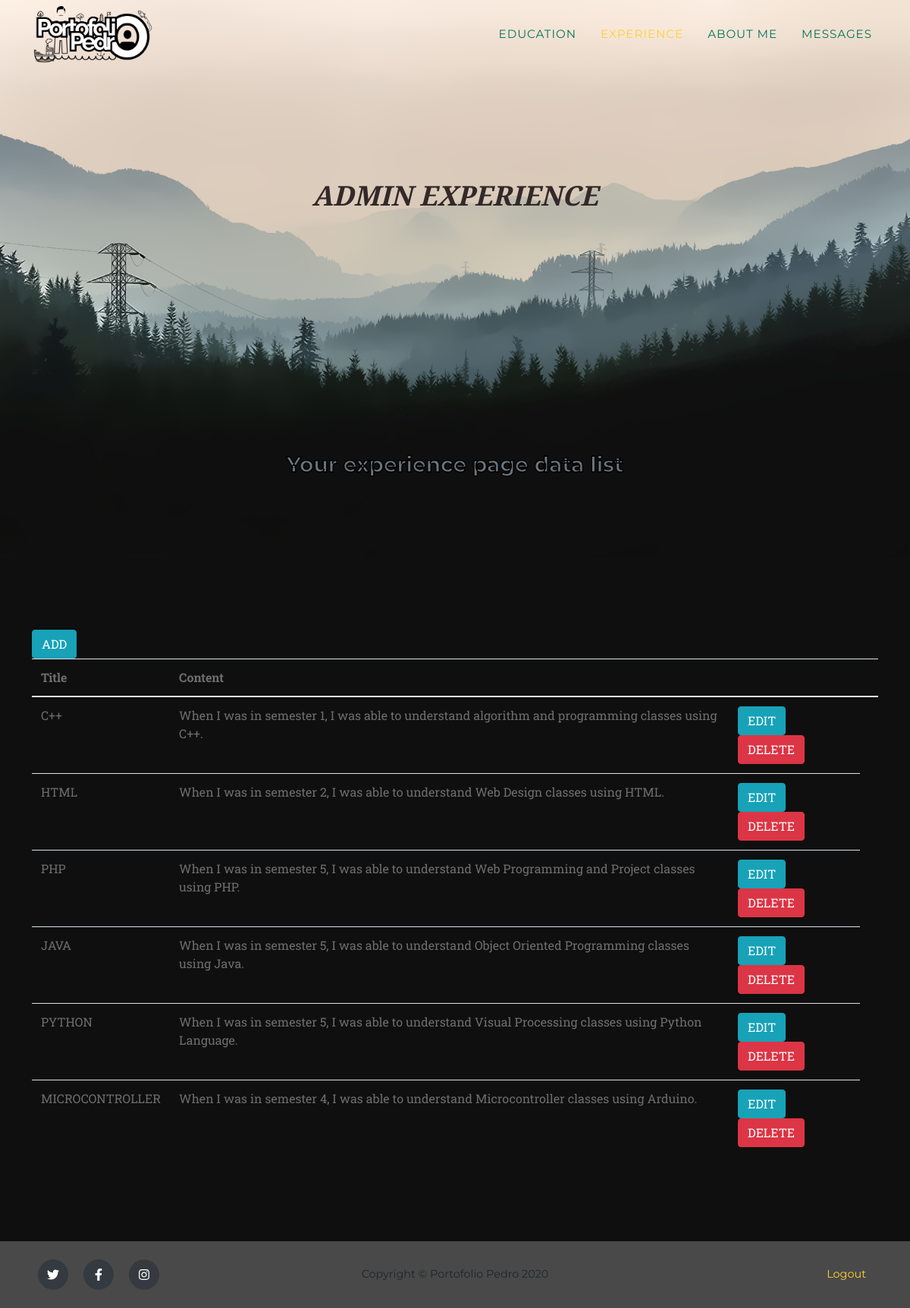
Screenshot of /admexp.php with the database file from the repository.
### tables this page shows
CREATE TABLE `exp` (
  `id` int(3) NOT NULL,
  `judul` varchar(20) NOT NULL,
  `isi` varchar(1000) NOT NULL
);

### admexp.php (the view, shortened to what this page needs)
<!DOCTYPE html>
<html lang="en">
    <head>
        <link href="css/styles.css" rel="stylesheet" />
    </head>
    <body id="page-top">
    <?php
    include_once 'koneksi.php';
    ?>
        <nav class="navbar navbar-expand-lg navbar-dark fixed-top" id="mainNav">
            <div class="container">
                <a class="navbar-brand js-scroll-trigger" href="admin.php"><img src="assets/img/navbar-logo.png" alt="" /></a>
                <div class="collapse navbar-collapse" id="navbarResponsive">
                    <ul class="navbar-nav text-uppercase ml-auto">
                        <li class="nav-item"><a class="nav-link js-scroll-trigger" href="admedu.php">Education</a></li>
                        <li class="nav-item"><a class="nav-link js-scroll-trigger" href="#page-top">Experience</a></li>
                        <li class="nav-item"><a class="nav-link js-scroll-trigger" href="admabout.php">About Me</a></li>
                        <li class="nav-item"><a class="nav-link js-scroll-trigger" href="admin.php">Messages</a></li>
                    </ul>
                </div>
            </div>
        </nav>
<header class="masthead">
                <div class="text-center">
                    <h2 class="masthead-subheading text-uppercase">Admin Experience</h2>
                    <h3 class="section-subheading text-muted">Your experience page data list</h3>
                </div>
        </header>
        <section class="page-section">
        <div class="container">
        <a href="tambahexp.php" class="btn btn-info">ADD</a>
            <div class="row">
                <div class="col-md-12">
                <table id="listtable" class="table table-solid">
                <thead>
                    <tr>
                    <th>Title</th>
                    <th>Content</th>
                    <th>&nbsp;<th>
                    </tr>
                </thead>
                <tbody>
            <?php
            $strSQL = "SELECT * FROM exp";
            $runStrSQL = mysqli_query($conn,$strSQL);
            $jmlRowData = mysqli_num_rows($runStrSQL);
            if ($jmlRowData < 0) {
            echo "<tr><td colspan='4'>Data Tidak Terdapat Dalam Database</td></tr>";
            }
            else {
            while($row = mysqli_fetch_assoc($runStrSQL)) {
            ?>
                    <tr>
                    <td><?php echo $row["judul"] ?></td>
                    <td><?php echo $row["isi"] ?></td>
                    <td>
                        <a href="editexp.php?id=<?php echo $row["id"] ?>" class="btn btn-info">EDIT</a>
                        <a href="deleteexp.php?id=<?php echo $row["id"]?>" class="btn btn-danger">DELETE</a>
                    </td>
                    </tr>
            <?php
            }
            }
            ?>
                </tbody>
                </table>
                </div>
            </div>
        </div>
        </section>
        <footer class="footer py-4">
            <div class="container">
                <div class="row align-items-center">
                    <div class="col-lg-4 text-lg-left">
                        <a class="btn btn-dark btn-social mx-2" href="#!"><i class="fab fa-twitter"></i></a>
                        <a class="btn btn-dark btn-social mx-2" href="https://www.facebook.com/fedroandika.putra"><i class="fab fa-facebook-f"></i></a>
                        <a class="btn btn-dark btn-social mx-2" href="https://www.instagram.com/rodr.x6/"><i class="fab fa-instagram"></i></a>
                    </div>
                    <div class="col-lg-4 my-3 my-lg-0">
                        Copyright © Portofolio Pedro 2020
                    </div>
                    <div class="col-lg-4 text-lg-right">
                        <a class="mr-3" href="index.php">Logout</a>
                    </div>
                </div>
            </div>
        </footer>
    </body>
</html>

### rows the page displays
exp: judul "C++", isi "When I was in semester 1, I was able to understand algorithm and programming classes using C++."
exp: judul "HTML", isi "When I was in semester 2, I was able to understand Web Design classes using HTML."
exp: judul "PHP", isi "When I was in semester 5, I was able to understand Web Programming and Project classes using PHP."
exp: judul "JAVA", isi "When I was in semester 5, I was able to understand Object Oriented Programming classes using Java."
exp: judul "PYTHON", isi "When I was in semester 5, I was able to understand Visual Processing classes using Python Language."
exp: judul "MICROCONTROLLER", isi "When I was in semester 4, I was able to understand Microcontroller classes using Arduino."
